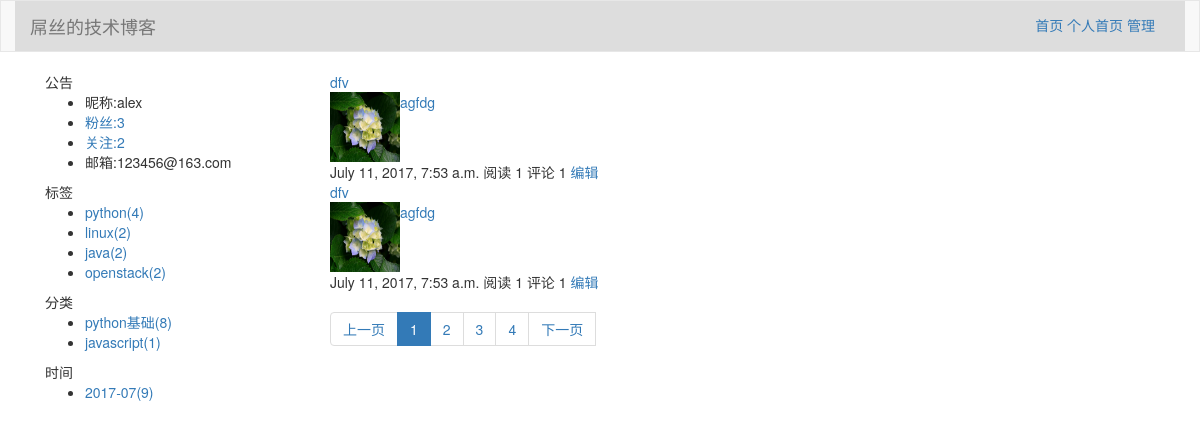
Page /alex.html on the committed database.
### knowlage01/models.py (models this page shows, shortened)
class blog(models.Model):
    bid=models.BigAutoField(primary_key=True)
    title=models.CharField(verbose_name='博客标题',max_length=64)
    theme=models.CharField(verbose_name='博客主题',max_length=64)
    site=models.CharField(verbose_name='博客后缀',max_length=64,unique=True)
    user=models.OneToOneField(to='user',to_field='uid')

class user(models.Model):
    uid=models.BigAutoField(primary_key=True)
    username=models.CharField(max_length=64,verbose_name='用户名',unique=True)
    password=models.IntegerField(verbose_name='密码')
    nickname=models.CharField(max_length=64,unique=True,verbose_name='昵称')
    email=models.EmailField(null=True,verbose_name='邮箱')
    avator=models.ImageField(verbose_name='头像',upload_to='static/img')
    create_time=models.DateTimeField(auto_now_add=True)

class tag(models.Model):
    tid = models.BigAutoField(primary_key=True)
    tag=models.CharField(verbose_name='标签',max_length=64)
    blog=models.ForeignKey(verbose_name='所属博客',to='blog',to_field='bid')

class classfiy(models.Model):
    id = models.BigAutoField(primary_key=True)
    classfiy=models.CharField(verbose_name='分类',max_length=64)
    blog=models.ForeignKey(verbose_name='所属博客',to='blog',to_field='bid')

class article(models.Model):
    aid=models.BigAutoField(primary_key=True)
    title=models.CharField(verbose_name='文章题目',max_length=64)
    summary=models.CharField(verbose_name='文章摘要',max_length=225)
    create_time=models.DateTimeField(verbose_name='发布时间',auto_now_add=True)
    read_count=models.IntegerField(verbose_name='阅读数',default=0)
    comment_count=models.IntegerField(verbose_name='评论数',default=0)
    up_count=models.IntegerField(verbose_name='点赞数',null=True,default=0)
    dowm_count=models.IntegerField(verbose_name='点踩数',null=True,default=0)
    blog = models.ForeignKey(verbose_name='所属博客', to='blog', to_field='bid')
    classfiy=models.ForeignKey(verbose_name='分类',to='classfiy',to_field='id',null=True)
    type_choice=[
        (1,'Python'),
        (2,'Linux'),
        (3,'Go'),
        (4,'Java')
    ]
    type=models.IntegerField(verbose_name='类型',choices=type_choice,default=None)

### knowlage01/views.py (the view, shortened to what this page needs)
# urls.py: url(r'^(?P<site>\w*).html$',views.home,name='index'),
def home(request,**kwargs):
    site=kwargs.get('site')
    type=kwargs.get('type')
    typename=kwargs.get('typename')
    datetime=kwargs.get('datetime')
    user_list=models.user.objects.filter(blog__site=site).first()
    blog=models.blog.objects.filter(site=site).first()
    fans_count=models.fans.objects.filter(faned__blog__site=site).values('faned__username').annotate(xx=Count('id'))
    focus_count=models.fans.objects.filter(fan__blog__site=site).values('fan__username').annotate(xx=Count('id'))
    tag_dict=models.article_tag.objects.filter(tag__blog__site=site).values('tag_id','tag__tag').annotate(xx=Count('id'))
    classfiy_dict=models.article.objects.filter(blog=blog).values('classfiy__id','classfiy__classfiy').annotate(xx=Count('aid'))
    select={'month':'strftime("%%Y-%%m",create_time)'}
    date_list=models.article.objects.filter(blog=blog).extra(select=select).values('month').annotate(num=Count('aid'))
    dict={
        'user_list':user_list,
        'tag_dict':tag_dict,
        'classfiy_dict':classfiy_dict,
        'fans_count':fans_count,
        'focus_count':focus_count,
        'blog':blog,
        'date_list':date_list,
    }
    if type=='classfiy':
        all_count = models.article.objects.filter(blog=blog,classfiy__id=typename).count()
        page_info = PageInfo(request.GET.get('page'), all_count, 2, typename + '.html')
        all_article_list=models.article.objects.filter(blog=blog,classfiy__id=typename)[page_info.start():page_info.end()]
    elif type=='tag':
        all_count = models.article.objects.filter(blog=blog,article_tag__tag_id=typename).count()
        page_info = PageInfo(request.GET.get('page'), all_count, 2, typename + '.html')
        all_article_list=models.article.objects.filter(blog=blog,article_tag__tag_id=typename)[page_info.start():page_info.end()]
    else:
        all_count = models.article.objects.filter(blog=blog).count()
        page_info = PageInfo(request.GET.get('page'), all_count, 2, site + '.html')
        all_article_list = models.article.objects.filter(blog=blog)[page_info.start():page_info.end()]
    return render(request,'home.html',{'page_info':page_info,'all_article_list': all_article_list,'dict':dict})

### utils/pageinfo.py (called while the page is built)
    def start(self):  #当前页的数据第一行的索引
        return (self.current_page-1)*self.per_page

    def end(self):    #当前页的数据最后一行的索引
        return self.current_page*self.per_page

### templates/home.html
{% extends 'layout.html' %}
{% block css %}
    <link rel="stylesheet" href="/static/css/theme/{{ dict.blog.theme }}.css">
{% endblock %}
{% block header %}
  <div class="container theme">
    <div class="navbar-header ">
      <a class="navbar-brand" href="#">{{ dict.blog.title }}</a>
    </div>
    <div class="collapse navbar-collapse" id="bs-example-navbar-collapse-1">
          <div class="userinfo right" style="line-height: 48px">
             <a href="/">首页</a>
             <a href="#">个人首页</a>
             <a href="#">管理</a>
         </div>
    </div>
  </div>
{% endblock %}
{% block nav %}
         <div>
      公告
         <ul>
            <li>昵称:{{ dict.user_list.nickname }}</li>
             <li><a href="">粉丝:{{ dict.fans_count.0.xx }}</a></li>
             <li><a href="">关注:{{ dict.focus_count.0.xx }}</a></li>
             <li>邮箱:{{ dict.user_list.email }}</li>
         </ul>
      标签
         <ul>
              {% for key in dict.tag_dict %}
                     <li><a href="{% url 'filter' dict.blog.site 'tag' key.tag_id %}">{{ key.tag__tag }}({{ key.xx }})</a></li>
             {% endfor %}
         </ul>
      分类
         <ul>
            {% for k in dict.classfiy_dict %}
               <li><a href="{% url 'filter' dict.blog.site 'classfiy' k.classfiy__id %}">{{ k.classfiy__classfiy }}({{ k.xx }})</a></li>
            {% endfor %}
         </ul>
      时间
         <ul>
            {% for k in dict.date_list %}
                <li><a href="{% url 'filter' dict.blog.site 'datetime' k.month %}">{{ k.month }}({{ k.num }})</a></li>
            {% endfor %}
         </ul>
     </div>
{% endblock %}
{% block content %}
         <div>
         {% for article in all_article_list %}
         <div class="article">
             <div class="art-header">
                 <a href="{% url 'article' dict.blog.site  article.aid %}">{{ article.title }}</a>
             </div>
             <div class="art-body clearfix">
                 <a class="left"><img style=" width:70px; height:70px;" src={{ article.blog.user.avator }} ></a>
                 <a href="{% url 'article' dict.blog.site article.aid %}">{{ article.summary }}</a>
             </div>
             <div class="art-footer">
                 <span>{{ article.create_time }}</span>
                 <span>阅读 {{ article.read_count }}</span>
                 <span>评论 {{ article.comment_count }}</span>
                 <a href="#" >编辑</a>
             </div>
         </div>
         {% endfor %}
         <nav aria-label="Page navigation">
            <ul class="pagination">
            {{ page_info.pager|safe}}
            </ul>
         </nav>
     </div>
{% endblock %}

### static/css/index_help.css (style rules this page uses)
.left { float: left; }
.right { float: right; }

### static/css/theme/default.css (style rules this page uses)
.theme { background-color: #dddddd !important; }

### rows in the picture
blog: blog "屌丝的技术博客"
user: user_list.nickname "alex", user_list.email "123456@163.com"
tag: tag__tag "python", xx "4"
tag: tag__tag "java", xx "2"
tag: tag__tag "openstack", xx "2"
classfiy: classfiy__classfiy "python基础", xx "8"
classfiy: classfiy__classfiy "javascript", xx "1"
article: title "dfv", blog.user.avator (picture), summary "agfdg", create_time "July 11, 2017, 7:53 a.m.", read_count "1", comment_count "1"
article: title "dfv", blog.user.avator (picture), summary "agfdg", create_time "July 11, 2017, 7:53 a.m.", read_count "1", comment_count "1"

### other values in the picture
{{ dict.fans_count.0.xx }} "3"
{{ dict.focus_count.0.xx }} "2"
{{ key.tag__tag }} "linux"
{{ key.xx }} "2"
{{ k.month }} "2017-07"
{{ k.num }} "9"
{{ page_info.pager|safe }} "上一页 1 2 3 4 下一页"
